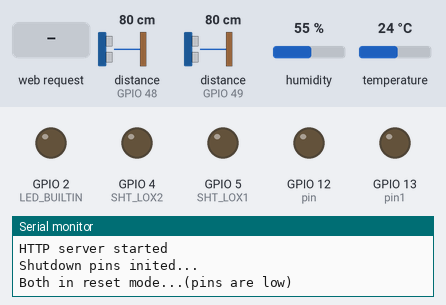
The sketch below on a simulated ESP32. Shown: output pins drawn as LEDs (lit = HIGH), the last lines printed to the serial monitor. Inputs (shaded band) come from the test bench; at power-on: distance to the obstacle (sensors on GPIO 48, GPIO 49) 80 cm, humidity 55 %, temperature 24 °C.

Above: at 1.5 s.
1.6 s: HTTP request GET /systemon received
At 2.4 s:
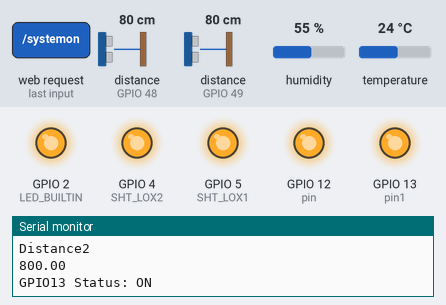
3.3 s: HTTP request GET / received
At 3.7 s:
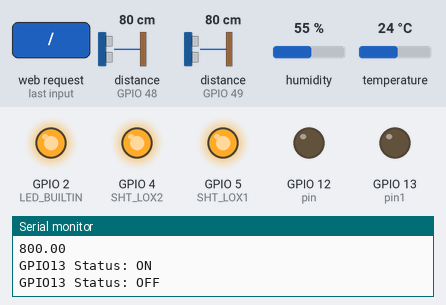
4.8 s: HTTP request GET /systemoff received
At 6.0 s:
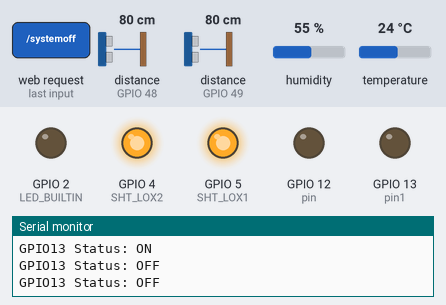
Timing chart, 0 to 7.8 s (numbered marks = the images above; inputs shaded):
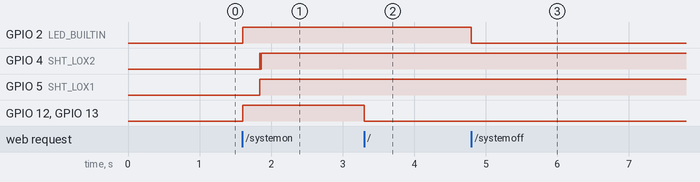

The sketch:

Liquid_Level.ino
```cpp
#include <WiFi.h>
#include <WebServer.h>
#include <DHT.h>
#include <Wire.h>
#include "Adafruit_VL53L0X.h"

// address we will assign if dual sensor is present
#define LOX1_ADDRESS 0x30
#define LOX2_ADDRESS 0x31

// set the pins to shutdown
#define SHT_LOX1 5
#define SHT_LOX2 4

// objects for the vl53l0x
Adafruit_VL53L0X lox1 = Adafruit_VL53L0X();
Adafruit_VL53L0X lox2 = Adafruit_VL53L0X();

// this holds the measurement
VL53L0X_RangingMeasurementData_t measure1;
VL53L0X_RangingMeasurementData_t measure2;
uint8_t pin = 12;
uint8_t pin1=13;
bool pinstatus = LOW;
#define dhtpin 23
DHT dht(dhtpin,DHT11);
/* Put your SSID & Password */
const char* ssid = "Liquid Level Meter";  // Enter SSID here
const char* password = "Set your own password here";  //Enter Password here

/* Put IP Address details */
IPAddress local_ip(192,168,1,1);
IPAddress gateway(192,168,1,1);
IPAddress subnet(255,255,255,0);
String petrol="";
String water ="";
String temp="";
WebServer server(80);
int i;
float pet_width=50;
float pet_depth=50;
float wat_width=100;
float wat_depth=50;
float te=0;
float d1=0;
float d2=0;
void setup() {
 Wire.begin();
 Serial.begin(115200);
 pinMode(pin,OUTPUT);
 pinMode(pin1,OUTPUT);
 digitalWrite(pin,LOW);
 digitalWrite(pin1,LOW);
 delay(200);
  WiFi.softAP(ssid, password);
  WiFi.softAPConfig(local_ip, gateway, subnet);
  delay(100);

  server.on("/", handle_OnConnect);
  server.on("/systemon", handle_systemon);
  server.on("/systemoff", handle_systemoff);
  server.onNotFound(handle_NotFound);

  server.begin();
  Serial.println("HTTP server started");
  pinMode(LED_BUILTIN,OUTPUT);
  digitalWrite(LED_BUILTIN,LOW);
   pinMode(SHT_LOX1, OUTPUT);
  pinMode(SHT_LOX2, OUTPUT);

  Serial.println("Shutdown pins inited...");

  digitalWrite(SHT_LOX1, LOW);
  digitalWrite(SHT_LOX2, LOW);

  Serial.println("Both in reset mode...(pins are low)");

}

void loop() {

 server.handleClient();
  if(pinstatus)
  {
    digitalWrite(pin, HIGH);
      digitalWrite(pin1, HIGH);
  }
  else
  {
    digitalWrite(pin, LOW);
  digitalWrite(pin1, LOW);
  }

}

void handle_OnConnect() {
  pinstatus = LOW;
  Serial.println("GPIO13 Status: OFF");
  server.send(200, "text/html", SendHTML(pinstatus));
}

void handle_systemon() {
  pinstatus = HIGH;
  digitalWrite(pin,HIGH);
  digitalWrite(pin1,HIGH);
   digitalWrite(LED_BUILTIN,HIGH);
   delay(200);
    pinMode(SHT_LOX1, OUTPUT);
  pinMode(SHT_LOX2, OUTPUT);

  Serial.println("Shutdown pins inited...");

  digitalWrite(SHT_LOX1, LOW);
  digitalWrite(SHT_LOX2, LOW);

  Serial.println("Both in reset mode...(pins are low)");


  Serial.println("Starting...");
  delay(30);
  setID();
  lox1.rangingTest(&measure1, false); // pass in 'true' to get debug data printout!
  lox2.rangingTest(&measure2, false); // pass in 'true' to get debug data printout!
     dht.begin();
     delay(20);
  for (i=1;i<=50;i++)
  {
    te=te+dht.readTemperature();
  if(measure1.RangeStatus != 4) {     // if not out of range
   d1=d1+(measure1.RangeMilliMeter);
  } else {
    Serial.print("Out of range");
  }
  if(measure2.RangeStatus != 4) {
    d2=d2+(measure2.RangeMilliMeter);
  } else {
    Serial.print("Out of range");
  }
  }
  delay(100);
  te=te/50;
  temp=+te;
  d1=d1/50;
  d2=d2/50;
  Serial.println("Distance1");
  Serial.println(d1);
  Serial.println("Distance2");
  Serial.println(d2);
  d1=pet_width*pet_depth*d1/10000;
  d2=wat_width*wat_depth*d2/10000;
  petrol=+d1;
  water=+d2;
  Serial.println("GPIO13 Status: ON");

  server.send(200, "text/html", SendHTML(true));
}

void handle_systemoff() {
  pinstatus = LOW;
  digitalWrite(LED_BUILTIN,LOW);
  Serial.println("GPIO13 Status: OFF");
  server.send(200, "text/html", SendHTML(false));
}
void handle_NotFound(){
  server.send(404, "text/plain", "Not found");
}

String SendHTML(uint8_t pinst)
{
  String ptr = "<!DOCTYPE html> <html>\n";
  ptr +="<head><meta name=\"viewport\" content=\"width=device-width, initial-scale=1.0, user-scalable=no\">\n";
  ptr +="<title>Liquid Level</title>\n";
  ptr +="<style>html { font-family: Helvetica; display: inline-block; margin: 0px auto; text-align: center;}\n";
  ptr +="body{margin-top: 50px;} h1 {color: #444444;margin: 50px auto 30px;} h3 {color: #444444;margin-bottom: 50px;}\n";
  ptr +=".button {display: block;width: 80px;background-color: #3498db;border: none;color: white;padding: 13px 30px;text-decoration: none;font-size: 25px;margin: 0px auto 35px;cursor: pointer;border-radius: 4px;}\n";
  ptr +=".button-on {background-color: #3498db;}\n";
  ptr +=".button-on:active {background-color: #2980b9;}\n";
  ptr +=".button-off {background-color: #34495e;}\n";
  ptr +=".button-off:active {background-color: #2c3e50;}\n";
  ptr +="p {font-size: 09px;color: #888;margin-bottom: 10px;}\n";
  ptr +="</style>\n";
  ptr +="</head>\n";
  ptr +="<body>\n";
  ptr +="<h1>Liquid Level and Temperature</h1>\n";

  if(pinst)
  {ptr +="<p>System Status: ON</p><a class=\"button button-off\" href=\"/systemoff\">OFF</a>\n";
   ptr +="<h3>Petrol Tank Level: "+petrol+" Litres"+"</h3>\n";
   ptr +="<h3>Water Tank Level: "+water+" Litres"+"</h3>\n";
   ptr+="<h3>Temperature: "+temp+" C"+"</h3>\n";
  }
  else
  {ptr +="<p>System Status: OFF</p><a class=\"button button-on\" href=\"/systemon\">ON</a>\n";}

   ptr +="</body>\n";
  ptr +="</html>\n";
  return ptr;
}

void setID() {
  // all reset
  digitalWrite(SHT_LOX1, LOW);
  digitalWrite(SHT_LOX2, LOW);
  delay(10);
  // all unreset
  digitalWrite(SHT_LOX1, HIGH);
  digitalWrite(SHT_LOX2, HIGH);
  delay(10);

  // activating LOX1 and reseting LOX2
  digitalWrite(SHT_LOX1, HIGH);
  digitalWrite(SHT_LOX2, LOW);

  // initing LOX1
  if(!lox1.begin(LOX1_ADDRESS)) {
    Serial.println(F("Failed to boot first VL53L0X"));
    while(1);
  }
  Serial.println("First Sensor is OK!");
  delay(10);

  // activating LOX2
  digitalWrite(SHT_LOX2, HIGH);
  delay(10);

  //initing LOX2
  if(!lox2.begin(LOX2_ADDRESS)) {
    Serial.println(F("Failed to boot second VL53L0X"));
    while(1);
  }
  Serial.println("Second sensor is OK!");
}
```

Measured:
- after the input at 1.6 s, GPIO 2 (LED_BUILTIN), GPIO 12 (pin), GPIO 13 (pin1): LOW → HIGH at once; GPIO 4 (SHT_LOX2): LOW → HIGH after 0.24 s, → LOW 0.01 s later, → HIGH 0.01 s later; GPIO 5 (SHT_LOX1): LOW → HIGH after 0.24 s
- after the input at 3.3 s, GPIO 12 (pin), GPIO 13 (pin1): HIGH → LOW at once
- after the input at 4.8 s, GPIO 2 (LED_BUILTIN): HIGH → LOW at once
